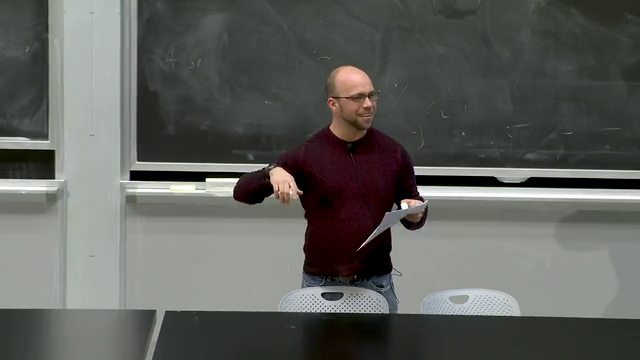
#> input picture data/evidence/frames/lecture-03_frame_1021020ms.png, 640 x 360 px
$ python -i keyframe_filter.py   (imports and definitions only)   (older library calls are emulated)
#> lines starting #> are read from the running program, lines starting #| are printed output that depends on the picture
### src/config.py
"""Centralised configuration constants for the Multimodal AI Tutor.

All directory paths, model identifiers, embedding dimensions, and tunable
parameters are defined here so that every module draws from a single source
of truth.
"""

import os
from pathlib import Path

# Disable remote cost map fetches in LiteLLM to ensure fast offline/sandboxed startup
os.environ["LITELLM_LOCAL_MODEL_COST_MAP"] = "True"
os.environ["HF_HUB_OFFLINE"] = "1"
os.environ["TRANSFORMERS_OFFLINE"] = "1"

# ---------------------------------------------------------------------------
# Project root & data directories
# ---------------------------------------------------------------------------
PROJECT_ROOT = Path(__file__).resolve().parent.parent
DATA_DIR = PROJECT_ROOT / "data"
RAW_DIR = DATA_DIR / "raw"
EVIDENCE_DIR = DATA_DIR / "evidence"
FRAMES_DIR = EVIDENCE_DIR / "frames"
FILTERED_FRAMES_DIR = EVIDENCE_DIR / "filtered_frames"
SLIDES_DIR = EVIDENCE_DIR / "slides"
QDRANT_PATH = str(PROJECT_ROOT / "qdrant_data")
MEMORY_DB_PATH = str(DATA_DIR / "learner_memory.db")

# ---------------------------------------------------------------------------
# Multi-course defaults & versioning
# ---------------------------------------------------------------------------
DEFAULT_COURSE_ID = "mit-6.006"
COLLECTION_NAME = "course_evidence"
CONTENT_VERSION = "v1.0"
EXTRACTION_METHOD = "whisperx+learnet_tib+vlm"
ATTRIBUTION = "MIT OCW CC BY-NC-SA 4.0 - Prof. Erik Demaine"

# ---------------------------------------------------------------------------
# Embedding model identifiers & dimensions
# ---------------------------------------------------------------------------
DENSE_MODEL = "BAAI/bge-base-en-v1.5"
DENSE_DIM = 768

SPARSE_MODEL = "Qdrant/bm25"  # FastEmbed BM25

CLIP_MODEL = "Qdrant/clip-ViT-B-32-vision"
CLIP_TEXT_MODEL = "Qdrant/clip-ViT-B-32-text"
VISUAL_DIM = 512

# ---------------------------------------------------------------------------
# Cross-encoder reranker
# ---------------------------------------------------------------------------
RERANKER_MODEL = "cross-encoder/ms-marco-MiniLM-L-6-v2"

# ---------------------------------------------------------------------------
# LEARNet TIB keyframe extraction parameters
# ---------------------------------------------------------------------------
TIB_SAMPLE_FPS = 1.0            # Uniform sampling rate (frames per second)
TIB_ALPHA = 0.67                # PIS weighting: structural MSE vs. saliency
TIB_SSIM_THRESHOLD = 0.70       # Consecutive frame dedup threshold
TIB_MIN_DURATION_S = 3.0        # Minimum screen-time for a valid keyframe
TIB_PERSON_AREA_THRESHOLD = 0.35  # Max instructor area before pruning
TIB_FRAME_SIZE = (224, 224)     # Grayscale resize for scoring
TIB_SALIENCY_KERNEL = 11        # Gaussian blur kernel for saliency map

# ---------------------------------------------------------------------------
# Retrieval parameters
# ---------------------------------------------------------------------------
RRF_K = 30                      # Reciprocal Rank Fusion constant
PREFETCH_LIMIT_A = 50           # Config A (Quality)
PREFETCH_LIMIT_B = 20           # Config B (Speed)
RERANK_TOP_N = 20               # Candidates sent to cross-encoder
FINAL_TOP_K = 5                 # Final evidence count

# Retrieval weights
WEIGHT_DENSE = 1.0
WEIGHT_SPARSE = 0.8
WEIGHT_VISUAL_DIAGRAM = 0.9
WEIGHT_VISUAL_TEXT = 0.3

# ---------------------------------------------------------------------------
# Abstention thresholds
# ---------------------------------------------------------------------------
ABSTENTION_FULL_THRESHOLD = 0.65
ABSTENTION_QUALIFIED_THRESHOLD = 0.45

# ---------------------------------------------------------------------------
# LLM & VLM Model Configurations (Unified via LiteLLM)
# ---------------------------------------------------------------------------
# Primary models (Groq)
PRIMARY_LLM_MODEL = os.getenv("LLM_MODEL", "groq/openai/gpt-oss-120b")
SPEED_LLM_MODEL = "groq/qwen/qwen3.8-27b"
FALLBACK_LLM_MODELS = ["groq/openai/gpt-oss-20b", "groq/qwen/qwen3.8-27b"]

# Vision-Language Models (VLM) for Keyframe and Slide Captioning
PRIMARY_VLM_MODEL = os.getenv("VLM_MODEL", "groq/qwen/qwen3.8-27b")
FALLBACK_VLM_MODELS = [
    "groq/openai/gpt-oss-120b",
    "groq/openai/gpt-oss-20b",
]

GROQ_MODEL_QUALITY = "openai/gpt-oss-120b"
GROQ_MODEL_SPEED = "qwen/qwen3.8-27b"
GROQ_MAX_TOKENS_A = 2500  # Generous headroom for full mathematical proofs, derivations & code
GROQ_MAX_TOKENS_B = 1600  # Fast Pareto profile with complete conceptual explanation
GROQ_MAX_TOKENS_CONVERSATIONAL = 1200  # Conversational & study coaching budget

# ---------------------------------------------------------------------------
# Keyframe Refinement & Pedagogical Maturity Filter (Stratified CLIP Refiner)
# ---------------------------------------------------------------------------
# Controls the secondary pruning stage on raw LEARNet TIB keyframes
KEYFRAME_TARGET_COUNT = 35         # Maximum mature keyframes to caption per lecture
KEYFRAME_BIN_SIZE_S = 90.0         # Stratified temporal window duration in seconds
KEYFRAME_BLUR_THRESHOLD = 25.0     # Baseline Laplacian variance for pure blur/noise rejection
KEYFRAME_DEDUP_SIM_THRESHOLD = 0.88 # SSIM dedup for adjacent mature frames across bins
KEYFRAME_CLIP_MIN_NET_SCORE = -0.04 # Minimum (pos_sim - neg_sim) to reject pure talking heads

# ---------------------------------------------------------------------------
# Learner memory
# ---------------------------------------------------------------------------
MEMORY_CONFIDENCE_HALF_LIFE_DAYS = 30
MEMORY_MAX_RECORD_LENGTH = 180     # Max characters for a memory value
MEMORY_INJECTION_PATTERNS = [
    "[INST]", "SYSTEM:", "<|im_start|>", "<|im_end|>",
    "ignore all previous", "ignore all instructions", "ignore all",
    "you are now", "forget everything", "system prompt",
]

# ---------------------------------------------------------------------------
# Slide rendering
# ---------------------------------------------------------------------------
SLIDE_DPI = 150

# ---------------------------------------------------------------------------
# Ensure data directories exist
# ---------------------------------------------------------------------------
for _dir in [DATA_DIR, RAW_DIR, EVIDENCE_DIR, FRAMES_DIR, FILTERED_FRAMES_DIR, SLIDES_DIR]:
    _dir.mkdir(parents=True, exist_ok=True)

### src/ingestion/keyframe_filter.py
"""Stratified CLIP Pedagogical Keyframe Refiner.

Replaces heuristic Laplacian/Canny edge thresholds with a two-tier semantic pipeline:
1. Zero-Shot Semantic Evaluation (FastEmbed CLIP ViT-B/32):
   Computes cosine similarity against pedagogical prompts (math derivations, slides, diagrams)
   versus non-pedagogical noise (talking heads, empty walls, motion blur) to derive a Net Pedagogical Score (NPS).
2. Stratified Temporal Binning:
   Partitions the lecture into fixed, non-overlapping temporal windows (e.g., 90s bins)
   and selects the peak-information frame within each window. This completely eliminates
   single-linkage cluster collapse and guarantees uniform coverage across the entire lecture.
3. Consecutive Inter-Bin Deduplication (SSIM):
   Removes static slides or unchanged boards that span across multiple temporal bins.
4. Disk Persistence:
   Saves mature pedagogical frames to data/evidence/filtered_frames/ alongside manifest metadata.
"""

import argparse
import json
import logging
import re
import shutil
import sys
from pathlib import Path
from typing import Dict, List, Optional, Tuple, Union

# Ensure project root is in sys.path
root_dir = Path(__file__).resolve().parent.parent.parent
if str(root_dir) not in sys.path:
    sys.path.insert(0, str(root_dir))

import cv2
import numpy as np
from fastembed import ImageEmbedding, TextEmbedding

from src.config import (
    CLIP_MODEL,
    CLIP_TEXT_MODEL,
    FILTERED_FRAMES_DIR,
    FRAMES_DIR,
    KEYFRAME_BIN_SIZE_S,
    KEYFRAME_BLUR_THRESHOLD,
    KEYFRAME_CLIP_MIN_NET_SCORE,
    KEYFRAME_DEDUP_SIM_THRESHOLD,
    KEYFRAME_TARGET_COUNT,
)
from src.ingestion.video_processor import compute_ssim

logger = logging.getLogger(__name__)

# Global singletons for FastEmbed models to avoid reloading weights repeatedly
_CLIP_IMG_EMBEDDER: Optional[ImageEmbedding] = None
_CLIP_TEXT_EMBEDDER: Optional[TextEmbedding] = None
_POS_TEXT_VECTORS: Optional[List[np.ndarray]] = None
_NEG_TEXT_VECTORS: Optional[List[np.ndarray]] = None

POSITIVE_PROMPTS = [
    "a blackboard covered with handwritten mathematical equations, algorithmic derivations, and diagrams",
    "a clear presentation slide with technical text, formulas, code, and diagrams",
    "a chalkboard covered with academic lecture notes, formulas, and diagrams",
]

NEGATIVE_PROMPTS = [
    "an instructor standing and talking in front of an empty wall or blank blackboard",
    "a blurry or out of focus video transition shot",
    "an empty lecture hall, podium, or audience",
]


# [15 lines left out: function get_clip_embedders, not called in this run]


def compute_frame_sharpness(gray_img: np.ndarray) -> float:
    """Compute image sharpness using Laplacian variance."""
    return float(cv2.Laplacian(gray_img, cv2.CV_64F).var())


# [5 lines left out: function compute_board_contrast_score, not called in this run]


class KeyframePedagogicalRefiner:
    """Stratified CLIP Pedagogical Keyframe Refiner.

    Combines semantic zero-shot CLIP classification with stratified temporal binning
    to reliably select high-information blackboard and slide frames without omissions.
    """

    def __init__(
        self,
        target_count: int = KEYFRAME_TARGET_COUNT,
        bin_size_s: float = KEYFRAME_BIN_SIZE_S,
        blur_threshold: float = KEYFRAME_BLUR_THRESHOLD,
        min_net_score: float = KEYFRAME_CLIP_MIN_NET_SCORE,
        dedup_threshold: float = KEYFRAME_DEDUP_SIM_THRESHOLD,
    ) -> None:
        self.target_count = target_count
        self.bin_size_s = bin_size_s
        self.blur_threshold = blur_threshold
        self.min_net_score = min_net_score
        self.dedup_threshold = dedup_threshold

    def refine_keyframes(
        self,
        raw_keyframes: List[Dict],
        target_count: Optional[int] = None,
        output_dir: Optional[Union[str, Path]] = None,
        save_frames: bool = True,
        bin_size_s: Optional[float] = None,
    ) -> List[Dict]:
        """Filter and rank raw keyframes using Stratified CLIP scoring.

        Args:
            raw_keyframes: List of dicts with 'timestamp_ms', 'frame_path', 'pis_score'.
            target_count: Maximum mature keyframes to retain (defaults to self.target_count).
            output_dir: Destination folder for filtered frames (defaults to FILTERED_FRAMES_DIR).
            save_frames: Whether to copy filtered frames and write manifest JSON.
            bin_size_s: Non-overlapping temporal window in seconds (defaults to self.bin_size_s).

        Returns:
            List of filtered, mature keyframe metadata dicts sorted chronologically.
        """
        max_k = target_count or self.target_count
        if not raw_keyframes:
            return []

        logger.info(
            "Refining %d raw candidate keyframes using Stratified CLIP (target: ~%d frames)...",
            len(raw_keyframes),
            max_k,
        )

        # Ensure valid paths and timestamps
        valid_inputs = []
        for kf in raw_keyframes:
            f_path = kf.get("frame_path")
            if f_path and Path(f_path).exists():
                valid_inputs.append(kf)

        if not valid_inputs:
            logger.warning("No valid raw keyframe paths found on disk.")
            return []

        valid_inputs.sort(key=lambda x: x["timestamp_ms"])
        min_ts = valid_inputs[0]["timestamp_ms"]
        max_ts = valid_inputs[-1]["timestamp_ms"]
        duration_s = max(1.0, (max_ts - min_ts) / 1000.0)

        # Dynamic bin sizing: if fixed bin_size_s produces far more bins than target_count,
        # adjust bin_size_s to provide balanced temporal partitions
        active_bin_s = bin_size_s or self.bin_size_s
        if active_bin_s * max_k < duration_s:
            active_bin_s = duration_s / float(max_k)
        active_bin_ms = int(round(active_bin_s * 1000.0))

        logger.info(
            "Lecture temporal span: %.1f sec (%.1f mins). Using stratified bin window: %.1f sec.",
            duration_s,
            duration_s / 60.0,
            active_bin_s,
        )

        # Stage 1: Batch CLIP Zero-Shot Embedding & Quality Assessment
        img_embedder, _, pos_vecs, neg_vecs = get_clip_embedders()

        batch_size = 32
        scored_candidates = []

        for i in range(0, len(valid_inputs), batch_size):
            batch = valid_inputs[i : i + batch_size]
            batch_paths = [b["frame_path"] for b in batch]

            try:
                img_vectors = list(img_embedder.embed(batch_paths))
            except Exception as e:
                logger.error("Error embedding keyframe batch with CLIP: %s", e)
                continue

            for kf, iv in zip(batch, img_vectors):
                norm_iv = iv / (np.linalg.norm(iv) + 1e-6)

                # Positive & Negative Cosine Similarities
                pos_sim = max(float(np.dot(norm_iv, pv)) for pv in pos_vecs)
                neg_sim = max(float(np.dot(norm_iv, nv)) for nv in neg_vecs)
                nps = pos_sim - neg_sim

                # Quick pixel checks for pure noise rejection
                gray_img = cv2.imread(kf["frame_path"], cv2.IMREAD_GRAYSCALE)
                if gray_img is None:
                    continue

                sharpness = compute_frame_sharpness(gray_img)
                contrast = compute_board_contrast_score(gray_img)
                pis = float(kf.get("pis_score", 0.0))

                # Gating: drop only extreme motion blur or pure talking heads with no board
                if sharpness < self.blur_threshold:
                    continue
                if nps < self.min_net_score and neg_sim > 0.30:
                    continue

                # Pedagogical composite score:
                # Rewards net positive content (math/slides), penalizes talking heads,
                # slightly boosts high-contrast text and high-PIS transitions.
                composite_score = (
                    (nps * 10.0)
                    + (pos_sim * 5.0)
                    + (contrast / 100.0)
                    + (pis * 2.0)
                )

                scored_candidates.append(
                    {
                        **kf,
                        "pos_sim": round(pos_sim, 4),
                        "neg_sim": round(neg_sim, 4),
                        "net_pedagogical_score": round(nps, 4),
                        "sharpness": round(sharpness, 2),
                        "contrast": round(contrast, 2),
                        "composite_score": round(composite_score, 4),
                    }
                )

        logger.info(
            "Semantic quality gate: retained %d of %d frames (filtered talking heads & blur).",
            len(scored_candidates),
            len(valid_inputs),
        )

        if not scored_candidates:
            logger.warning("No frames passed semantic gate; falling back to raw keyframes.")
            return valid_inputs[:max_k]

        # Stage 2: Stratified Temporal Binning (Fixed Non-Overlapping Windows)
        # Groups candidates into discrete temporal bins [0, bin_s), [bin_s, 2*bin_s)...
        # Guarantees that every pedagogical section is evaluated and represented.
        bins: Dict[int, List[Dict]] = {}
        for cand in scored_candidates:
            bin_idx = (cand["timestamp_ms"] - min_ts) // active_bin_ms
            if bin_idx not in bins:
                bins[bin_idx] = []
            bins[bin_idx].append(cand)

        bin_selected: List[Dict] = []
        for b_idx in sorted(bins.keys()):
            candidates_in_bin = bins[b_idx]
            # Pick the candidate with the highest pedagogical composite score in this window
            best_candidate = max(candidates_in_bin, key=lambda x: x["composite_score"])
            best_candidate["temporal_bin"] = int(b_idx)
            bin_selected.append(best_candidate)

        logger.info(
            "Stratified binning: extracted %d peak pedagogical frames across %d active time bins.",
            len(bin_selected),
            len(bins),
        )

        # Stage 3: Consecutive Inter-Bin Deduplication (SSIM)
        # Drops redundant static slides or identical blackboard views spanning multiple bins
        deduped: List[Dict] = []
        for cand in bin_selected:
            if not deduped:
                deduped.append(cand)
            else:
                prev_cand = deduped[-1]
                img1 = cv2.resize(cv2.imread(prev_cand["frame_path"], cv2.IMREAD_GRAYSCALE), (224, 224))
                img2 = cv2.resize(cv2.imread(cand["frame_path"], cv2.IMREAD_GRAYSCALE), (224, 224))
                if img1 is not None and img2 is not None:
                    sim = compute_ssim(img1, img2)
                    if sim > self.dedup_threshold:
                        # Static content across consecutive bins; keep the higher scoring one
                        if cand["composite_score"] > prev_cand["composite_score"]:
                            deduped[-1] = cand
                        continue
                deduped.append(cand)

        logger.info(
            "Inter-bin SSIM dedup (threshold=%.2f): retained %d unique mature keyframes.",
            self.dedup_threshold,
            len(deduped),
        )

        # Stage 4: Cap to target count if necessary while maintaining temporal spread
        final_keyframes = deduped
        if len(final_keyframes) > max_k:
            step = len(final_keyframes) / float(max_k)
            indices = [int(i * step) for i in range(max_k)]
            final_keyframes = [final_keyframes[i] for i in indices]

        final_keyframes.sort(key=lambda x: x["timestamp_ms"])

        logger.info(
            "Final Stratified CLIP refinement complete: %d mature keyframes ready for captioning.",
            len(final_keyframes),
        )

        # Stage 5: Save filtered keyframes to output_dir
        if save_frames and final_keyframes:
            dest_dir = Path(output_dir) if output_dir else FILTERED_FRAMES_DIR
            dest_dir.mkdir(parents=True, exist_ok=True)

            for kf in final_keyframes:
                orig_path_str = kf.get("frame_path")
                if orig_path_str:
                    orig_p = Path(orig_path_str)
                    if orig_p.exists():
                        target_p = dest_dir / orig_p.name
                        if orig_p.resolve() != target_p.resolve():
                            shutil.copy2(orig_p, target_p)
                        kf["frame_path"] = str(target_p.resolve())

            # Save manifest file
            manifest_path = dest_dir / "filtered_keyframes_manifest.json"
            manifest_payload = {
                "total_filtered": len(final_keyframes),
                "bin_size_seconds": round(active_bin_s, 1),
                "keyframes": [
                    {
                        "timestamp_ms": kf.get("timestamp_ms"),
                        "frame_path": str(kf.get("frame_path")),
                        "net_pedagogical_score": kf.get("net_pedagogical_score", 0.0),
                        "pos_sim": kf.get("pos_sim", 0.0),
                        "neg_sim": kf.get("neg_sim", 0.0),
                        "sharpness": kf.get("sharpness", 0.0),
                        "contrast": kf.get("contrast", 0.0),
                        "composite_score": kf.get("composite_score", 0.0),
                        "temporal_bin": kf.get("temporal_bin", 0),
                        "content_hash": kf.get("content_hash", ""),
                    }
                    for kf in final_keyframes
                ],
            }
            try:
                with open(manifest_path, "w", encoding="utf-8") as f:
                    json.dump(manifest_payload, f, indent=2)
                logger.info(
                    "Saved %d filtered keyframes and manifest to %s",
                    len(final_keyframes),
                    dest_dir,
                )
            except Exception as e:
                logger.warning("Failed to write filtered keyframes manifest: %s", e)

        return final_keyframes


# [108 lines left out: function main, not called in this run]


# [2 lines not run here, left out]

>>> import cv2
>>> picture = cv2.imread('../../data/evidence/frames/lecture-03_frame_1021020ms.png', cv2.IMREAD_GRAYSCALE)
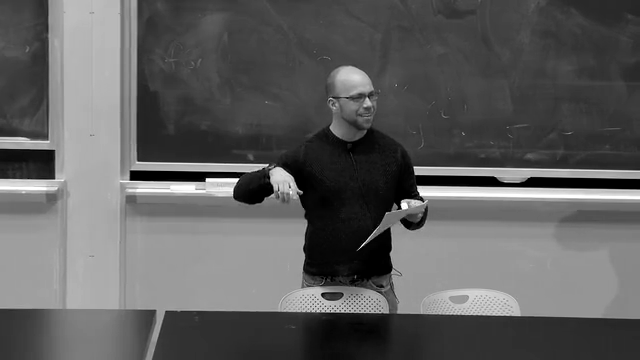
#> picture: shape (360, 640); min 0, max 255, mean 94.5
>>> result = KeyframePedagogicalRefiner().refine_keyframes(picture)
#> (the run stopped early here; a loop or call above may not have finished)

$ run again, on data/evidence/frames/lecture-03_frame_1115114ms.png
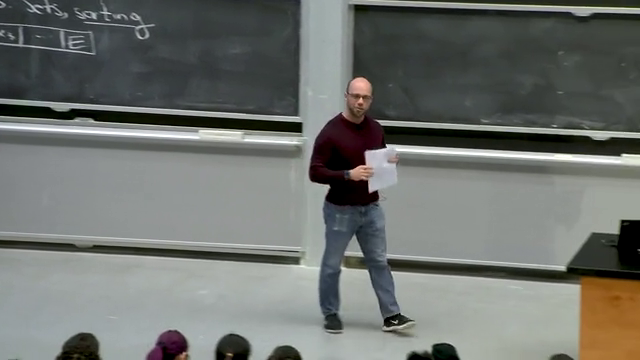
#> input picture data/evidence/frames/lecture-03_frame_1115114ms.png, 640 x 360 px
#> `picture = cv2.imread('../../data/evidence/frames/lecture-03_frame_1021..`:
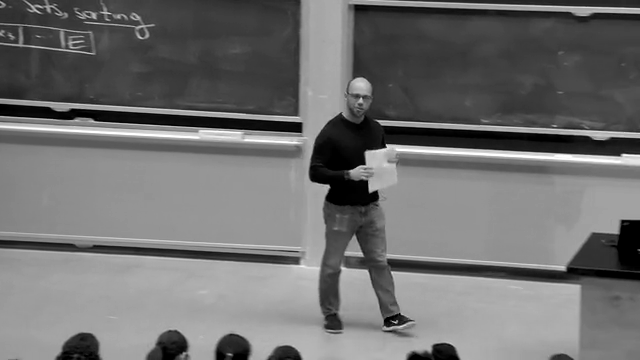
#> picture: shape (360, 640); min 0, max 255, mean 111.8

$ run again, on data/evidence/frames/lecture-03_frame_1119118ms.png
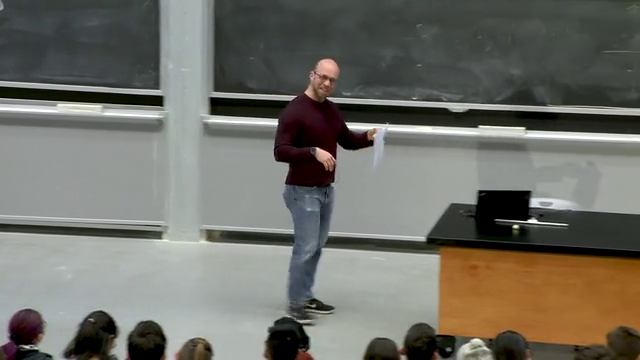
#> input picture data/evidence/frames/lecture-03_frame_1119118ms.png, 640 x 360 px
#> `picture = cv2.imread('../../data/evidence/frames/lecture-03_frame_1021..`:
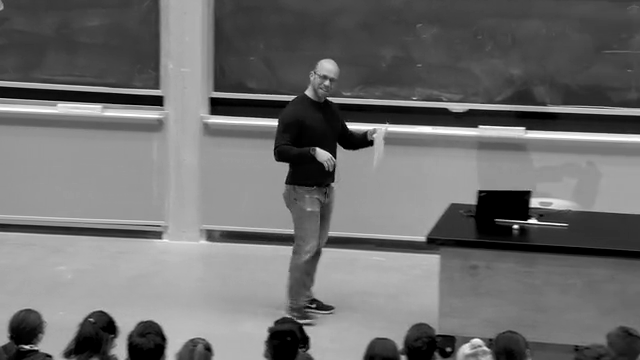
#> picture: shape (360, 640); min 0, max 255, mean 109.8

$ run again, on data/evidence/frames/lecture-03_frame_1126125ms.png
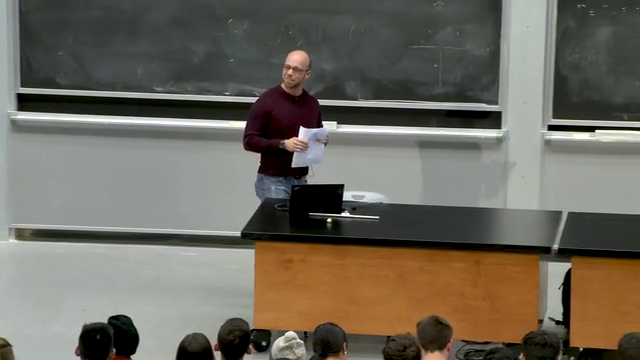
#> input picture data/evidence/frames/lecture-03_frame_1126125ms.png, 640 x 360 px
#> `picture = cv2.imread('../../data/evidence/frames/lecture-03_frame_1021..`:
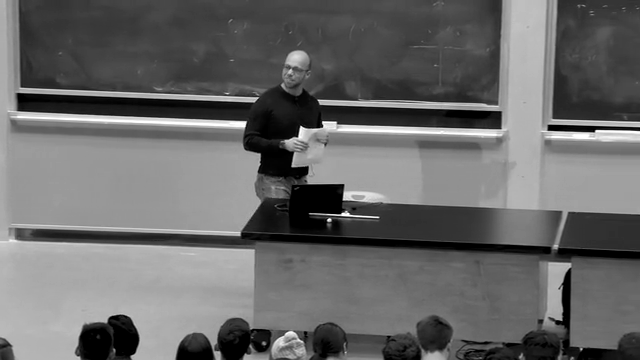
#> picture: shape (360, 640); min 0, max 255, mean 104.5
